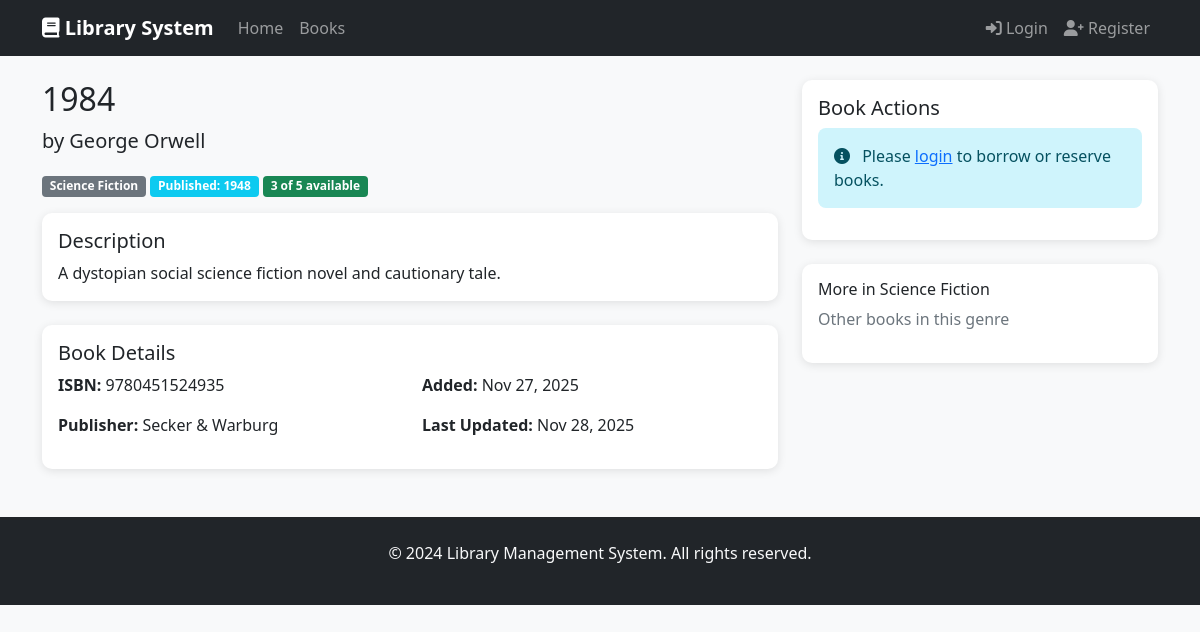
Page /books/1/ on the committed database.
### books/models.py (models this page shows, shortened)
class Book(models.Model):
    title = models.CharField(max_length=200)
    author = models.ForeignKey(Author, on_delete=models.CASCADE, related_name='books')
    isbn = models.CharField(max_length=13, unique=True)
    genre = models.ForeignKey(Genre, on_delete=models.SET_NULL, null=True, related_name='books')
    publication_year = models.IntegerField()
    publisher = models.CharField(max_length=200)
    description = models.TextField(blank=True)
    total_copies = models.IntegerField(default=1)
    available_copies = models.IntegerField(default=1)
    cover_image = models.ImageField(upload_to='book_covers/', null=True, blank=True)
    created_at = models.DateTimeField(auto_now_add=True)
    updated_at = models.DateTimeField(auto_now=True)
    @property
    def is_available(self):
        return self.available_copies > 0
    class Meta:
        ordering = ['title']
        indexes = [
            models.Index(fields=['title']),
            models.Index(fields=['isbn']),
            models.Index(fields=['publication_year']),
        ]

class Author(models.Model):
    first_name = models.CharField(max_length=100)
    last_name = models.CharField(max_length=100)
    bio = models.TextField(blank=True)
    date_of_birth = models.DateField(null=True, blank=True)
    date_of_death = models.DateField(null=True, blank=True)
    def __str__(self):
        return f"{self.first_name} {self.last_name}"
    class Meta:
        ordering = ['last_name', 'first_name']

class Genre(models.Model):
    name = models.CharField(max_length=100, unique=True)
    description = models.TextField(blank=True)
    class Meta:
        ordering = ['name']

### books/views.py (the view, shortened to what this page needs)
# urls.py: path('<int:pk>/', views.book_detail, name='book_detail'),
def book_detail(request, pk):
    book = get_object_or_404(Book, pk=pk)
    is_available = book.available_copies > 0
    user_has_loan = False
    user_has_reservation = False
    return render(request, 'books/book_detail.html', {
        'book': book,
        'is_available': is_available,
        'user_has_loan': user_has_loan,
        'user_has_reservation': user_has_reservation
    })

### books/templates/books/book_detail.html (shortened to what this page needs)
{% extends 'base.html' %}
{% block content %}
<div class="row">
    <div class="col-md-8">
        <h2>{{ book.title }}</h2>
        <p class="lead">by {{ book.author }}</p>
        <div class="mb-3">
            <span class="badge bg-secondary">{{ book.genre.name|default:"No Genre" }}</span>
            <span class="badge bg-info">Published: {{ book.publication_year }}</span>
            <span class="badge bg-{% if book.is_available %}success{% else %}danger{% endif %}">
                {{ book.available_copies }} of {{ book.total_copies }} available
            </span>
        </div>
        <div class="card mb-4">
            <div class="card-body">
                <h5 class="card-title">Description</h5>
                <p class="card-text">{{ book.description|linebreaksbr|default:"No description available." }}</p>
            </div>
        </div>
        <div class="card">
            <div class="card-body">
                <h5 class="card-title">Book Details</h5>
                <div class="row">
                    <div class="col-md-6">
                        <p><strong>ISBN:</strong> {{ book.isbn }}</p>
                        <p><strong>Publisher:</strong> {{ book.publisher|default:"Not specified" }}</p>
                    </div>
                    <div class="col-md-6">
                        <p><strong>Added:</strong> {{ book.created_at|date:"M d, Y" }}</p>
                        <p><strong>Last Updated:</strong> {{ book.updated_at|date:"M d, Y" }}</p>
                    </div>
                </div>
            </div>
        </div>
    </div>
    <div class="col-md-4">
        <div class="card">
            <div class="card-body">
                <h5 class="card-title">Book Actions</h5>
                {% if user.is_authenticated %}
                    {% if user_has_loan %}
                    <div class="alert alert-warning">
                        <i class="fas fa-exclamation-circle me-2"></i>
                        You currently have this book on loan.
                    </div>
                    {% elif user_has_reservation %}
                    <div class="alert alert-info">
                        <i class="fas fa-bookmark me-2"></i>
                        You have an active reservation for this book.
                    </div>
                    {% elif book.is_available %}
                    <form method="post" action="{% url 'borrow_book' book.pk %}">
                        {% csrf_token %}
                        <button type="submit" class="btn btn-success w-100 mb-2">
                            <i class="fas fa-book me-2"></i>Borrow This Book
                        </button>
                    </form>
                    {% else %}
                    <form method="post" action="{% url 'reserve_book' book.pk %}">
                        {% csrf_token %}
                        <button type="submit" class="btn btn-warning w-100 mb-2">
                            <i class="fas fa-bookmark me-2"></i>Reserve This Book
                        </button>
                    </form>
                    {% endif %}
                {% else %}
                <div class="alert alert-info">
                    <i class="fas fa-info-circle me-2"></i>
                    Please <a href="{% url 'login' %}">login</a> to borrow or reserve books.
                </div>
                {% endif %}
            </div>
        </div>
        {% if book.genre %}
        <div class="card mt-4">
            <div class="card-body">
                <h6 class="card-title">More in {{ book.genre.name }}</h6>
                <p class="text-muted">Other books in this genre</p>
            </div>
        </div>
        {% endif %}
    </div>
</div>
{% endblock %}

### static/css/style.css (style rules this page uses)
body { background-color: #f8f9fa; }
.card { border: none; border-radius: 10px; box-shadow: 0 2px 10px rgba(0,0,0,0.1); transition: transform 0.2s; }
.badge { font-size: 0.75em; }
.alert { border: none; border-radius: 8px; }

### rows in the picture
Book: title "1984", author "George Orwell", genre.name "Science Fiction", publication_year "1948", available_copies "3", total_copies "5", description "A dystopian social science fiction novel and cautionary tale.", isbn "9780451524935", publisher "Secker & Warburg", created_at "Nov 27, 2025", updated_at "Nov 28, 2025"
